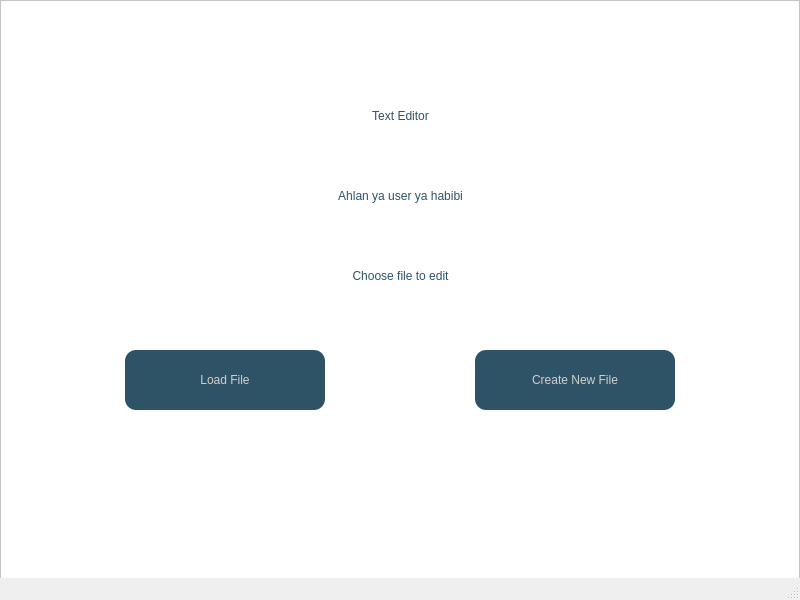
<?xml version="1.0" encoding="UTF-8"?>
<ui version="4.0">
 <class>MainWindow</class>
 <widget class="QMainWindow" name="MainWindow">
  <property name="geometry">
   <rect>
    <x>0</x>
    <y>0</y>
    <width>800</width>
    <height>600</height>
   </rect>
  </property>
  <property name="windowTitle">
   <string>Text Editor</string>
  </property>
  <property name="statusTip">
   <string notr="true"/>
  </property>
  <property name="styleSheet">
   <string notr="true">MainWindow{
background-image: url(&quot;../TextEditor_GUI_Bonus/te.png&quot;);

}

QPushButton{
font: 700 10pt &quot;Georgia&quot;;
color: rgb(227, 226, 219);
border: 0px solid black;
background-color: rgb(46, 82, 102);
border-radius: 7px;
}</string>
  </property>
  <property name="animated">
   <bool>true</bool>
  </property>
  <widget class="QWidget" name="centralwidget">
   <widget class="QTextEdit" name="textEdit">
    <property name="geometry">
     <rect>
      <x>10</x>
      <y>10</y>
      <width>541</width>
      <height>461</height>
     </rect>
    </property>
    <property name="styleSheet">
     <string notr="true">background-color: rgb(255, 255, 255);
color: rgb(0, 0, 0);
border: 0.5px solid black;
border-radius: 7px;
</string>
    </property>
   </widget>
   <widget class="QPushButton" name="addcontent_btn">
    <property name="geometry">
     <rect>
      <x>580</x>
      <y>10</y>
      <width>189</width>
      <height>29</height>
     </rect>
    </property>
    <property name="styleSheet">
     <string notr="true">QPushButton{
font: 700 10pt &quot;Georgia&quot;;
color: rgb(211, 208, 203);
border: 0px solid black;
background-color: rgb(46, 82, 102);
border-radius: 7px;
}
</string>
    </property>
    <property name="text">
     <string>Add Content</string>
    </property>
    <property name="autoDefault">
     <bool>false</bool>
    </property>
    <property name="default">
     <bool>false</bool>
    </property>
    <property name="flat">
     <bool>false</bool>
    </property>
   </widget>
   <widget class="QPushButton" name="erase_btn">
    <property name="geometry">
     <rect>
      <x>580</x>
      <y>54</y>
      <width>189</width>
      <height>29</height>
     </rect>
    </property>
    <property name="styleSheet">
     <string notr="true">QPushButton{
font: 700 10pt &quot;Georgia&quot;;
color: rgb(211, 208, 203);
border: 0px solid black;
background-color: rgb(46, 82, 102);
border-radius: 7px;
}</string>
    </property>
    <property name="text">
     <string>Erase Content</string>
    </property>
    <property name="autoDefault">
     <bool>false</bool>
    </property>
    <property name="default">
     <bool>false</bool>
    </property>
    <property name="flat">
     <bool>false</bool>
    </property>
   </widget>
   <widget class="QPushButton" name="encrypt_btn">
    <property name="geometry">
     <rect>
      <x>580</x>
      <y>98</y>
      <width>189</width>
      <height>29</height>
     </rect>
    </property>
    <property name="styleSheet">
     <string notr="true">QPushButton{
font: 700 10pt &quot;Georgia&quot;;
color: rgb(211, 208, 203);
background-color: rgb(46, 82, 102);
}
</string>
    </property>
    <property name="text">
     <string>Encrypt Content</string>
    </property>
    <property name="autoDefault">
     <bool>false</bool>
    </property>
    <property name="default">
     <bool>false</bool>
    </property>
    <property name="flat">
     <bool>false</bool>
    </property>
   </widget>
   <widget class="QPushButton" name="decrypt_btn">
    <property name="geometry">
     <rect>
      <x>580</x>
      <y>142</y>
      <width>189</width>
      <height>29</height>
     </rect>
    </property>
    <property name="styleSheet">
     <string notr="true">QPushButton{
font: 700 10pt &quot;Georgia&quot;;
color: rgb(211, 208, 203);
background-color: rgb(46, 82, 102);
}
</string>
    </property>
    <property name="text">
     <string>Decrypt Content</string>
    </property>
    <property name="autoDefault">
     <bool>false</bool>
    </property>
    <property name="default">
     <bool>false</bool>
    </property>
    <property name="flat">
     <bool>false</bool>
    </property>
   </widget>
   <widget class="QPushButton" name="findword_btn">
    <property name="geometry">
     <rect>
      <x>580</x>
      <y>230</y>
      <width>189</width>
      <height>29</height>
     </rect>
    </property>
    <property name="styleSheet">
     <string notr="true">QPushButton{
font: 700 10pt &quot;Georgia&quot;;
color: rgb(211, 208, 203);
border: 0px solid black;
background-color: rgb(46, 82, 102);
border-radius: 7px;
}
</string>
    </property>
    <property name="text">
     <string>Find Word</string>
    </property>
    <property name="autoDefault">
     <bool>false</bool>
    </property>
    <property name="default">
     <bool>false</bool>
    </property>
    <property name="flat">
     <bool>false</bool>
    </property>
   </widget>
   <widget class="QPushButton" name="merge_btn">
    <property name="geometry">
     <rect>
      <x>580</x>
      <y>186</y>
      <width>189</width>
      <height>29</height>
     </rect>
    </property>
    <property name="styleSheet">
     <string notr="true">QPushButton{
font: 700 10pt &quot;Georgia&quot;;
color: rgb(211, 208, 203);
background-color: rgb(46, 82, 102);
}
</string>
    </property>
    <property name="text">
     <string>Merge Content</string>
    </property>
    <property name="autoDefault">
     <bool>false</bool>
    </property>
    <property name="default">
     <bool>false</bool>
    </property>
    <property name="flat">
     <bool>false</bool>
    </property>
   </widget>
   <widget class="QPushButton" name="save_btn">
    <property name="geometry">
     <rect>
      <x>580</x>
      <y>450</y>
      <width>189</width>
      <height>29</height>
     </rect>
    </property>
    <property name="styleSheet">
     <string notr="true">QPushButton{
font: 700 10pt &quot;Georgia&quot;;
color: rgb(211, 208, 203);
background-color: rgb(46, 82, 102);
}
</string>
    </property>
    <property name="text">
     <string>Save</string>
    </property>
    <property name="autoDefault">
     <bool>false</bool>
    </property>
    <property name="default">
     <bool>false</bool>
    </property>
    <property name="flat">
     <bool>false</bool>
    </property>
   </widget>
   <widget class="QPushButton" name="lowercase_btn">
    <property name="geometry">
     <rect>
      <x>580</x>
      <y>362</y>
      <width>189</width>
      <height>29</height>
     </rect>
    </property>
    <property name="styleSheet">
     <string notr="true">QPushButton{
font: 700 10pt &quot;Georgia&quot;;
color: rgb(211, 208, 203);
background-color: rgb(46, 82, 102);
}
</string>
    </property>
    <property name="text">
     <string>Lower Case</string>
    </property>
    <property name="autoDefault">
     <bool>false</bool>
    </property>
    <property name="default">
     <bool>false</bool>
    </property>
    <property name="flat">
     <bool>false</bool>
    </property>
   </widget>
   <widget class="QPushButton" name="uppercase_btn">
    <property name="geometry">
     <rect>
      <x>580</x>
      <y>318</y>
      <width>189</width>
      <height>29</height>
     </rect>
    </property>
    <property name="styleSheet">
     <string notr="true">QPushButton{
font: 700 10pt &quot;Georgia&quot;;
color: rgb(211, 208, 203);
background-color: rgb(46, 82, 102);
}
</string>
    </property>
    <property name="text">
     <string>Upper Case</string>
    </property>
    <property name="autoDefault">
     <bool>false</bool>
    </property>
    <property name="default">
     <bool>false</bool>
    </property>
    <property name="flat">
     <bool>false</bool>
    </property>
   </widget>
   <widget class="QPushButton" name="cap_btn">
    <property name="geometry">
     <rect>
      <x>580</x>
      <y>406</y>
      <width>189</width>
      <height>29</height>
     </rect>
    </property>
    <property name="styleSheet">
     <string notr="true">QPushButton{
font: 700 10pt &quot;Georgia&quot;;
color: rgb(211, 208, 203);
background-color: rgb(46, 82, 102);
}
</string>
    </property>
    <property name="text">
     <string>Capitalize</string>
    </property>
    <property name="autoDefault">
     <bool>false</bool>
    </property>
    <property name="default">
     <bool>false</bool>
    </property>
    <property name="flat">
     <bool>false</bool>
    </property>
   </widget>
   <widget class="QPushButton" name="repeatedword_btn">
    <property name="geometry">
     <rect>
      <x>580</x>
      <y>274</y>
      <width>189</width>
      <height>29</height>
     </rect>
    </property>
    <property name="styleSheet">
     <string notr="true">QPushButton{
font: 700 10pt &quot;Georgia&quot;;
color: rgb(211, 208, 203);
background-color: rgb(46, 82, 102);
}
</string>
    </property>
    <property name="text">
     <string>No. Repeated Word</string>
    </property>
    <property name="autoDefault">
     <bool>false</bool>
    </property>
    <property name="default">
     <bool>false</bool>
    </property>
    <property name="flat">
     <bool>false</bool>
    </property>
   </widget>
   <widget class="QLabel" name="lines">
    <property name="geometry">
     <rect>
      <x>20</x>
      <y>475</y>
      <width>31</width>
      <height>20</height>
     </rect>
    </property>
    <property name="styleSheet">
     <string notr="true">background-color: rgb(255, 255, 255);</string>
    </property>
    <property name="text">
     <string>0</string>
    </property>
    <property name="alignment">
     <set>Qt::AlignRight|Qt::AlignTrailing|Qt::AlignVCenter</set>
    </property>
   </widget>
   <widget class="QLabel" name="label_2">
    <property name="geometry">
     <rect>
      <x>60</x>
      <y>475</y>
      <width>63</width>
      <height>20</height>
     </rect>
    </property>
    <property name="styleSheet">
     <string notr="true">background-color: rgb(255, 255, 255);</string>
    </property>
    <property name="text">
     <string>Lines</string>
    </property>
   </widget>
   <widget class="QLabel" name="label_3">
    <property name="geometry">
     <rect>
      <x>140</x>
      <y>475</y>
      <width>63</width>
      <height>20</height>
     </rect>
    </property>
    <property name="styleSheet">
     <string notr="true">background-color: rgb(255, 255, 255);</string>
    </property>
    <property name="text">
     <string>Words</string>
    </property>
   </widget>
   <widget class="QLabel" name="words">
    <property name="geometry">
     <rect>
      <x>100</x>
      <y>475</y>
      <width>31</width>
      <height>20</height>
     </rect>
    </property>
    <property name="styleSheet">
     <string notr="true">background-color: rgb(255, 255, 255);</string>
    </property>
    <property name="text">
     <string>0</string>
    </property>
    <property name="alignment">
     <set>Qt::AlignRight|Qt::AlignTrailing|Qt::AlignVCenter</set>
    </property>
   </widget>
   <widget class="QLabel" name="chars">
    <property name="geometry">
     <rect>
      <x>200</x>
      <y>475</y>
      <width>41</width>
      <height>20</height>
     </rect>
    </property>
    <property name="styleSheet">
     <string notr="true">background-color: rgb(255, 255, 255);</string>
    </property>
    <property name="text">
     <string>0</string>
    </property>
    <property name="alignment">
     <set>Qt::AlignRight|Qt::AlignTrailing|Qt::AlignVCenter</set>
    </property>
   </widget>
   <widget class="QLabel" name="label_6">
    <property name="geometry">
     <rect>
      <x>250</x>
      <y>475</y>
      <width>71</width>
      <height>20</height>
     </rect>
    </property>
    <property name="styleSheet">
     <string notr="true">background-color: rgb(255, 255, 255);</string>
    </property>
    <property name="text">
     <string>Characters</string>
    </property>
   </widget>
   <widget class="QWidget" name="widget" native="true">
    <property name="geometry">
     <rect>
      <x>10</x>
      <y>473</y>
      <width>541</width>
      <height>23</height>
     </rect>
    </property>
    <property name="styleSheet">
     <string notr="true">QWidget{
background-color: rgb(255, 255, 255);
border: 0.5px solid black;
border-radius: 7px;
}
</string>
    </property>
   </widget>
   <widget class="QLineEdit" name="lineEdit">
    <property name="geometry">
     <rect>
      <x>70</x>
      <y>530</y>
      <width>251</width>
      <height>26</height>
     </rect>
    </property>
    <property name="styleSheet">
     <string notr="true">background-color: rgb(255, 255, 255);</string>
    </property>
   </widget>
   <widget class="QPushButton" name="find_btn">
    <property name="geometry">
     <rect>
      <x>390</x>
      <y>530</y>
      <width>93</width>
      <height>29</height>
     </rect>
    </property>
    <property name="styleSheet">
     <string notr="true">QPushButton{
font: 700 10pt &quot;Georgia&quot;;
color: rgb(211, 208, 203);
background-color: rgb(46, 82, 102);
}
</string>
    </property>
    <property name="text">
     <string>Find</string>
    </property>
   </widget>
   <widget class="QFrame" name="frame">
    <property name="geometry">
     <rect>
      <x>0</x>
      <y>0</y>
      <width>800</width>
      <height>600</height>
     </rect>
    </property>
    <property name="styleSheet">
     <string notr="true">QFrame{
background-color: rgb(255, 255, 255);
background-image: url(&quot;../TextEditor_GUI_Bonus/te.png&quot;);
}</string>
    </property>
    <property name="frameShape">
     <enum>QFrame::StyledPanel</enum>
    </property>
    <property name="frameShadow">
     <enum>QFrame::Raised</enum>
    </property>
    <widget class="QWidget" name="welcomewidget" native="true">
     <property name="geometry">
      <rect>
       <x>0</x>
       <y>0</y>
       <width>800</width>
       <height>600</height>
      </rect>
     </property>
     <property name="styleSheet">
      <string notr="true">



</string>
     </property>
     <widget class="QLabel" name="label_7">
      <property name="geometry">
       <rect>
        <x>220</x>
        <y>80</y>
        <width>361</width>
        <height>71</height>
       </rect>
      </property>
      <property name="styleSheet">
       <string notr="true">color: rgb(46, 82, 102);
font: 700 23pt &quot;Georgia&quot;;</string>
      </property>
      <property name="text">
       <string>Text Editor</string>
      </property>
      <property name="alignment">
       <set>Qt::AlignCenter</set>
      </property>
     </widget>
     <widget class="QLabel" name="label_8">
      <property name="geometry">
       <rect>
        <x>180</x>
        <y>160</y>
        <width>441</width>
        <height>71</height>
       </rect>
      </property>
      <property name="styleSheet">
       <string notr="true">color: rgb(46, 82, 102);
font: 19pt &quot;Georgia&quot;;</string>
      </property>
      <property name="text">
       <string>Ahlan ya user ya habibi</string>
      </property>
      <property name="alignment">
       <set>Qt::AlignCenter</set>
      </property>
     </widget>
     <widget class="QPushButton" name="pushButton_13">
      <property name="geometry">
       <rect>
        <x>125</x>
        <y>350</y>
        <width>200</width>
        <height>60</height>
       </rect>
      </property>
      <property name="styleSheet">
       <string notr="true">QPushButton{
font: 700 14pt &quot;Georgia&quot;;
color: rgb(211, 208, 203);
background-color: rgb(46, 82, 102);
border-radius: 11px;
}
</string>
      </property>
      <property name="text">
       <string>Load File</string>
      </property>
     </widget>
     <widget class="QLabel" name="label_9">
      <property name="geometry">
       <rect>
        <x>180</x>
        <y>240</y>
        <width>441</width>
        <height>71</height>
       </rect>
      </property>
      <property name="styleSheet">
       <string notr="true">color: rgb(46, 82, 102);
font: 16pt &quot;Georgia&quot;;</string>
      </property>
      <property name="text">
       <string>Choose file to edit</string>
      </property>
      <property name="alignment">
       <set>Qt::AlignCenter</set>
      </property>
     </widget>
     <widget class="QPushButton" name="createnew_btn">
      <property name="geometry">
       <rect>
        <x>475</x>
        <y>350</y>
        <width>200</width>
        <height>60</height>
       </rect>
      </property>
      <property name="styleSheet">
       <string notr="true">QPushButton{
font: 700 14pt &quot;Georgia&quot;;
color: rgb(211, 208, 203);
background-color: rgb(46, 82, 102);
border-radius: 11px;
}
</string>
      </property>
      <property name="text">
       <string>Create New File</string>
      </property>
     </widget>
    </widget>
   </widget>
   <widget class="QPushButton" name="apply_btn">
    <property name="geometry">
     <rect>
      <x>220</x>
      <y>530</y>
      <width>120</width>
      <height>40</height>
     </rect>
    </property>
    <property name="styleSheet">
     <string notr="true">QPushButton{
font: 700 10pt &quot;Georgia&quot;;
color: rgb(211, 208, 203);
background-color: rgb(46, 82, 102);
}
</string>
    </property>
    <property name="text">
     <string>Apply</string>
    </property>
   </widget>
   <widget class="QPushButton" name="find_btn_2">
    <property name="geometry">
     <rect>
      <x>390</x>
      <y>530</y>
      <width>93</width>
      <height>29</height>
     </rect>
    </property>
    <property name="styleSheet">
     <string notr="true">QPushButton{
font: 700 10pt &quot;Georgia&quot;;
color: rgb(211, 208, 203);
background-color: rgb(46, 82, 102);
}
</string>
    </property>
    <property name="text">
     <string>Find</string>
    </property>
   </widget>
   <widget class="Line" name="line">
    <property name="geometry">
     <rect>
      <x>105</x>
      <y>473</y>
      <width>2</width>
      <height>15</height>
     </rect>
    </property>
    <property name="orientation">
     <enum>Qt::Vertical</enum>
    </property>
   </widget>
   <widget class="Line" name="line_2">
    <property name="geometry">
     <rect>
      <x>205</x>
      <y>473</y>
      <width>2</width>
      <height>15</height>
     </rect>
    </property>
    <property name="orientation">
     <enum>Qt::Vertical</enum>
    </property>
   </widget>
   <zorder>line</zorder>
   <zorder>line_2</zorder>
   <zorder>widget</zorder>
   <zorder>find_btn_2</zorder>
   <zorder>apply_btn</zorder>
   <zorder>addcontent_btn</zorder>
   <zorder>findword_btn</zorder>
   <zorder>save_btn</zorder>
   <zorder>repeatedword_btn</zorder>
   <zorder>cap_btn</zorder>
   <zorder>decrypt_btn</zorder>
   <zorder>uppercase_btn</zorder>
   <zorder>lowercase_btn</zorder>
   <zorder>erase_btn</zorder>
   <zorder>encrypt_btn</zorder>
   <zorder>merge_btn</zorder>
   <zorder>textEdit</zorder>
   <zorder>lines</zorder>
   <zorder>label_2</zorder>
   <zorder>label_3</zorder>
   <zorder>words</zorder>
   <zorder>chars</zorder>
   <zorder>label_6</zorder>
   <zorder>lineEdit</zorder>
   <zorder>find_btn</zorder>
   <zorder>frame</zorder>
  </widget>
  <widget class="QMenuBar" name="menubar">
   <property name="geometry">
    <rect>
     <x>0</x>
     <y>0</y>
     <width>800</width>
     <height>22</height>
    </rect>
   </property>
  </widget>
  <widget class="QStatusBar" name="statusbar"/>
 </widget>
 <resources/>
 <connections>
  <connection>
   <sender>findword_btn</sender>
   <signal>clicked()</signal>
   <receiver>lineEdit</receiver>
   <slot>show()</slot>
   <hints>
    <hint type="sourcelabel">
     <x>590</x>
     <y>271</y>
    </hint>
    <hint type="destinationlabel">
     <x>267</x>
     <y>547</y>
    </hint>
   </hints>
  </connection>
  <connection>
   <sender>findword_btn</sender>
   <signal>clicked()</signal>
   <receiver>find_btn</receiver>
   <slot>show()</slot>
   <hints>
    <hint type="sourcelabel">
     <x>603</x>
     <y>268</y>
    </hint>
    <hint type="destinationlabel">
     <x>463</x>
     <y>549</y>
    </hint>
   </hints>
  </connection>
  <connection>
   <sender>find_btn</sender>
   <signal>clicked()</signal>
   <receiver>lineEdit</receiver>
   <slot>hide()</slot>
   <hints>
    <hint type="sourcelabel">
     <x>461</x>
     <y>555</y>
    </hint>
    <hint type="destinationlabel">
     <x>297</x>
     <y>558</y>
    </hint>
   </hints>
  </connection>
  <connection>
   <sender>find_btn</sender>
   <signal>clicked()</signal>
   <receiver>find_btn</receiver>
   <slot>hide()</slot>
   <hints>
    <hint type="sourcelabel">
     <x>465</x>
     <y>538</y>
    </hint>
    <hint type="destinationlabel">
     <x>434</x>
     <y>546</y>
    </hint>
   </hints>
  </connection>
  <connection>
   <sender>addcontent_btn</sender>
   <signal>clicked()</signal>
   <receiver>apply_btn</receiver>
   <slot>show()</slot>
   <hints>
    <hint type="sourcelabel">
     <x>597</x>
     <y>45</y>
    </hint>
    <hint type="destinationlabel">
     <x>263</x>
     <y>569</y>
    </hint>
   </hints>
  </connection>
  <connection>
   <sender>apply_btn</sender>
   <signal>clicked()</signal>
   <receiver>apply_btn</receiver>
   <slot>hide()</slot>
   <hints>
    <hint type="sourcelabel">
     <x>238</x>
     <y>566</y>
    </hint>
    <hint type="destinationlabel">
     <x>230</x>
     <y>565</y>
    </hint>
   </hints>
  </connection>
  <connection>
   <sender>repeatedword_btn</sender>
   <signal>clicked()</signal>
   <receiver>find_btn_2</receiver>
   <slot>show()</slot>
   <hints>
    <hint type="sourcelabel">
     <x>714</x>
     <y>320</y>
    </hint>
    <hint type="destinationlabel">
     <x>550</x>
     <y>541</y>
    </hint>
   </hints>
  </connection>
  <connection>
   <sender>repeatedword_btn</sender>
   <signal>clicked()</signal>
   <receiver>lineEdit</receiver>
   <slot>show()</slot>
   <hints>
    <hint type="sourcelabel">
     <x>690</x>
     <y>310</y>
    </hint>
    <hint type="destinationlabel">
     <x>261</x>
     <y>540</y>
    </hint>
   </hints>
  </connection>
  <connection>
   <sender>find_btn_2</sender>
   <signal>clicked()</signal>
   <receiver>lineEdit</receiver>
   <slot>hide()</slot>
   <hints>
    <hint type="sourcelabel">
     <x>513</x>
     <y>532</y>
    </hint>
    <hint type="destinationlabel">
     <x>306</x>
     <y>540</y>
    </hint>
   </hints>
  </connection>
  <connection>
   <sender>find_btn_2</sender>
   <signal>clicked()</signal>
   <receiver>find_btn_2</receiver>
   <slot>hide()</slot>
   <hints>
    <hint type="sourcelabel">
     <x>571</x>
     <y>528</y>
    </hint>
    <hint type="destinationlabel">
     <x>588</x>
     <y>540</y>
    </hint>
   </hints>
  </connection>
 </connections>
</ui>
